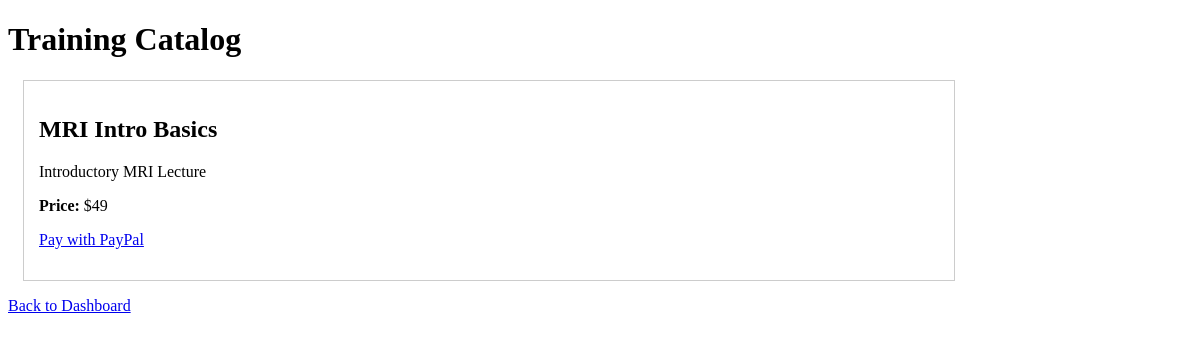
/training-catalog (signed in), run on an earlier commit of the app's database.
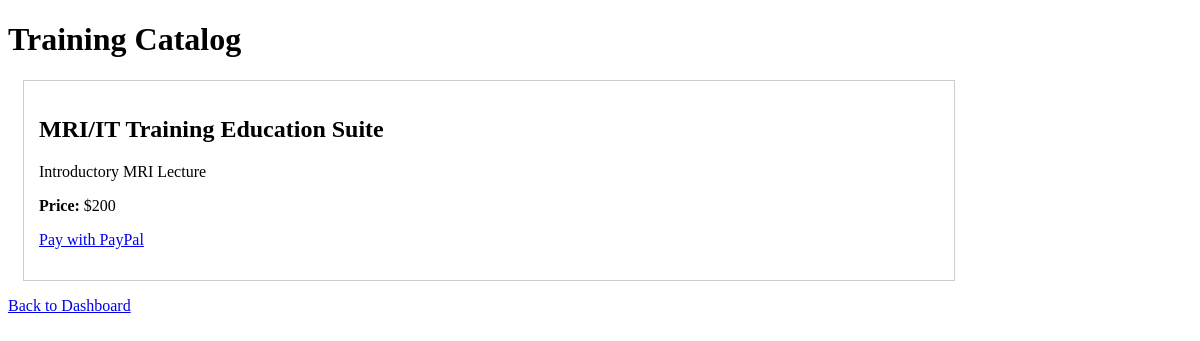
And on a later commit of the database.
### tables this page shows
CREATE TABLE "trainings" (id INTEGER PRIMARY KEY AUTOINCREMENT, "title" TEXT, "description" TEXT, "video_url" TEXT, "pdf_url" TEXT, "price" TEXT, "active" TEXT, paypal_url TEXT);

### app.py (the view)
@app.route("/training-catalog")
@login_required
def training_catalog():
    db = get_db()
    trainings = db.execute("""
        SELECT *
        FROM trainings
        WHERE active = 'Yes'
        ORDER BY title
    """).fetchall()
    return render_template("training_catalog.html", trainings=trainings)

### app.py (called while the page is built)
def get_db():
    if "db" not in g:
        database_url = os.environ.get("DATABASE_URL")
        if database_url:
            conn = psycopg2.connect(
                database_url,
                cursor_factory=psycopg2.extras.RealDictCursor
            )
            g.db = DatabaseWrapper(conn, is_postgres=True)
        else:
            conn = sqlite3.connect(DB_PATH)
            conn.row_factory = sqlite3.Row
            g.db = DatabaseWrapper(conn, is_postgres=False)
    return g.db

@login_manager.user_loader
def load_user(user_id):
    db = get_db()
    row = db.execute("SELECT * FROM clients WHERE id = ?", (user_id,)).fetchone()
    return User(row) if row else None

@app.before_request
def before_request():
    setup_tables()

    def execute(self, query, params=()):
        if self.is_postgres:
            query = query.replace("?", "%s")
            query = query.replace("INTEGER PRIMARY KEY AUTOINCREMENT", "SERIAL PRIMARY KEY")
            cur = self.conn.cursor()
            cur.execute(query, params)
            return cur
        else:
            return self.conn.execute(query, params)

    def commit(self):
        self.conn.commit()

### templates/training_catalog.html (shortened to what this page needs)
<!DOCTYPE html>
<html>
<head>
</head>
<body>
    <h1>Training Catalog</h1>
    {% for training in trainings %}
        <div style="border:1px solid #ccc; padding:15px; margin:15px; max-width:900px;">
            <h2>{{ training.title }}</h2>
            <p>{{ training.description }}</p>
            <p><strong>Price:</strong> ${{ training.price }}</p>
            {% if training.paypal_url %}
                <p>
                    <a href="{{ training.paypal_url }}" target="_blank">
                        Pay with PayPal
                    </a>
                </p>
            {% else %}
                <p>Payment link not available yet.</p>
            {% endif %}
        </div>
    {% else %}
        <p>No trainings available yet.</p>
    {% endfor %}
    <p><a href="/dashboard">Back to Dashboard</a></p>
</body>
</html>

What changed in the data, as far as the page shows it:
changed trainings "Introductory MRI Lecture": title "MRI Intro Basics" → "MRI/IT Training Education Suite"; price "49" → "200"
